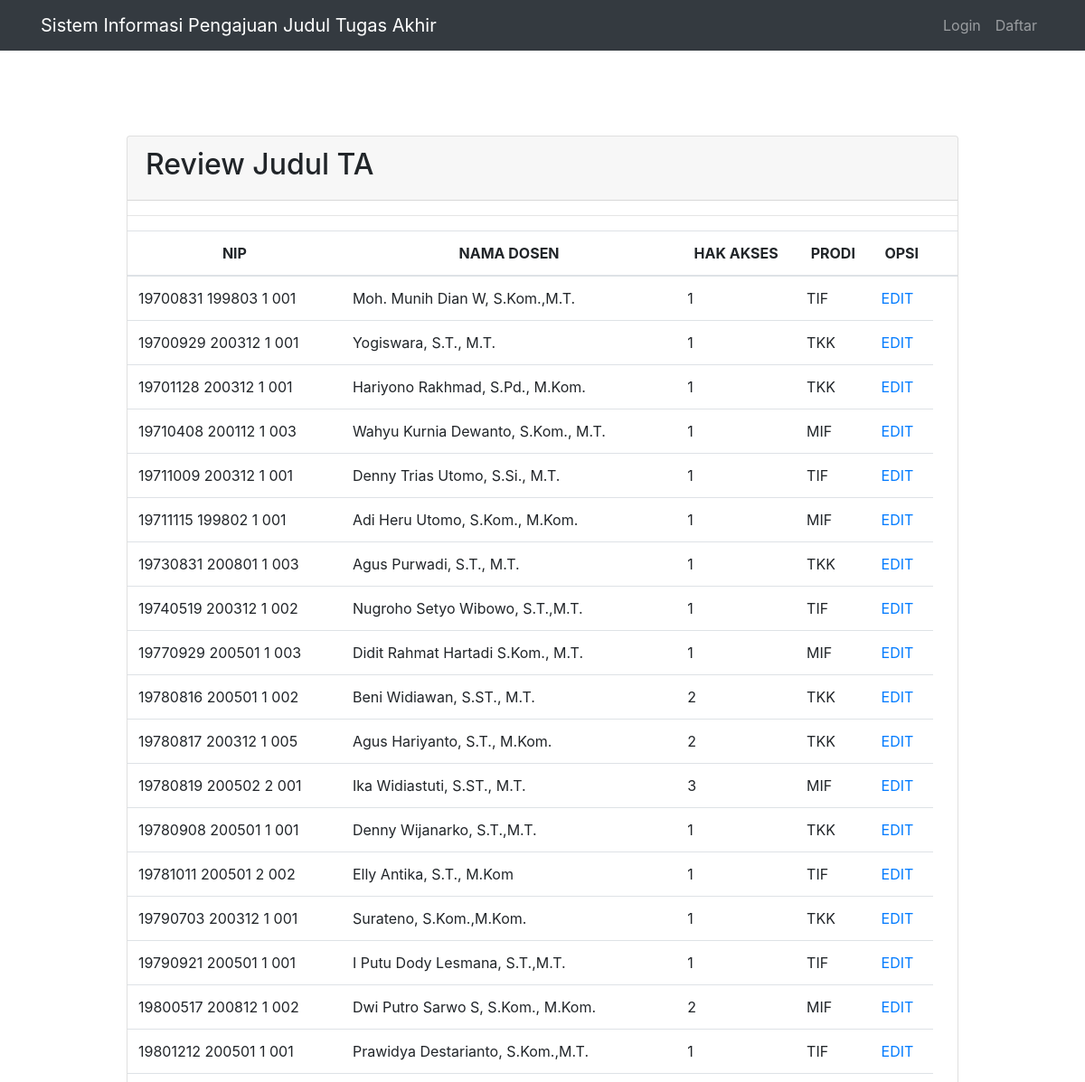
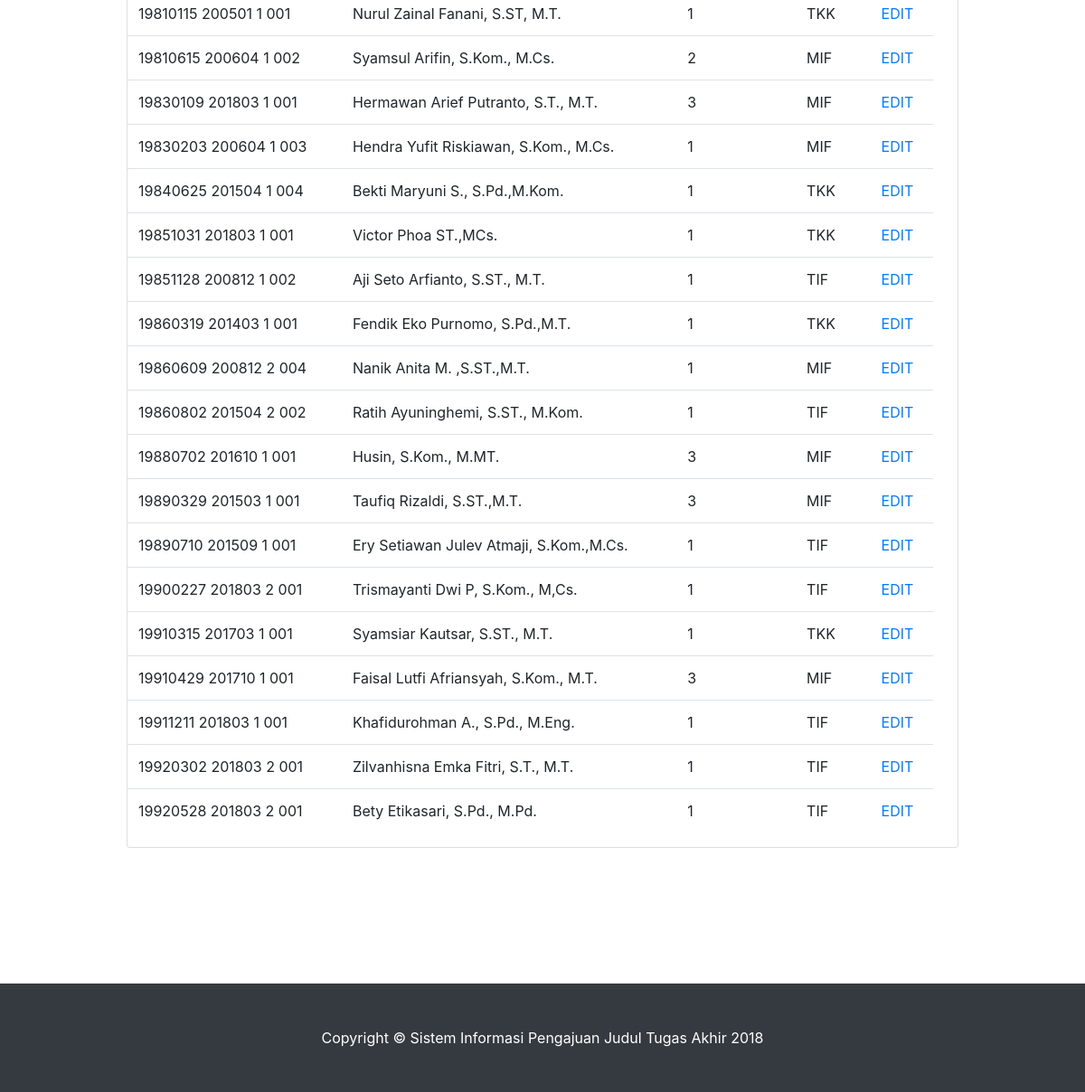
The app's page /index.php/koor_hakses with its own data (2 pictures, top to bottom).
### tables this page shows
CREATE TABLE `data_dosen` (
  `nip` varchar(30) NOT NULL,
  `nama_dosen` char(100) NOT NULL,
  `hak_akses` enum('1','2','3') NOT NULL,
  `password` varchar(15) NOT NULL,
  `prodi` char(3) NOT NULL,
  `no_hp` varchar(50) NOT NULL
);

### application/controllers/koor_hakses.php (called while the page is built, shortened)
<?php
class koor_hakses extends CI_Controller{
    function index(){
    	$this->load->view("header");
        $this->load->model("koor_model");
        $data['review'] = $this->koor_model->list_review()->result();
        $data['r'] = $this->koor_model->list_review()->row_array();
        $this->load->view('tampilan_koor',$data);
        $this->load->view("footer");
    }
}
?>

### index.php (called while the page is built, shortened)
<?php
require_once BASEPATH.'core/CodeIgniter.php';

### application/models/koor_model.php (called while the page is built, shortened)
<?php
class koor_model extends CI_Model{
    function list_review(){
        $review = $this->db->get('data_dosen');
        return $review;
    }
}

### application/views/tampilan_koor.php (the view)
<section id="header">
    <div class="container">
        <div class="row">
            <div class="col-lg-10 mx-auto">
                <div class="card">
                <div class="card-header">
                        <h2>Review Judul TA</h2>
                </div>
<hr>
<table class="table">
    <thead align="center">
    <tr><th>NIP</th>
        <th>NAMA DOSEN</th>
        <th>HAK AKSES</th>
        <th>PRODI</th>
        <th>OPSI</th>
        <th colspan="2"></th></tr>
    </thead>
    <tbody>
    <?php
    foreach ($review as $b){
        echo "<tr>
            <td>$b->nip</td>
            <td>$b->nama_dosen</td>
            <td>$b->hak_akses</td>
            <td>$b->prodi</td>
            <td>".anchor('kordinator/reviewer_edit/'.$b->nip,'EDIT')."</td>
            </tr>";
    }
    ?>
    </tbody>
</table>
</div>
</div>
</div>
</section>

### assets/css/scrolling-nav.css (style rules this page uses)
section { padding: 150px 0; }

### records on screen
data_dosen: nip "19700831 199803 1 001", nama_dosen "Moh. Munih Dian W, S.Kom.,M.T.", hak_akses "1", prodi "TIF", nip "EDIT"
data_dosen: nip "19700929 200312 1 001", nama_dosen "Yogiswara, S.T., M.T.", hak_akses "1", prodi "TKK", nip "EDIT"
data_dosen: nip "19701128 200312 1 001", nama_dosen "Hariyono Rakhmad, S.Pd., M.Kom.", hak_akses "1", prodi "TKK", nip "EDIT"
data_dosen: nip "19710408 200112 1 003", nama_dosen "Wahyu Kurnia Dewanto, S.Kom., M.T.", hak_akses "1", prodi "MIF", nip "EDIT"
data_dosen: nip "19711009 200312 1 001", nama_dosen "Denny Trias Utomo, S.Si., M.T.", hak_akses "1", prodi "TIF", nip "EDIT"
data_dosen: nip "19711115 199802 1 001", nama_dosen "Adi Heru Utomo, S.Kom., M.Kom.", hak_akses "1", prodi "MIF", nip "EDIT"
data_dosen: nip "19730831 200801 1 003", nama_dosen "Agus Purwadi, S.T., M.T.", hak_akses "1", prodi "TKK", nip "EDIT"
data_dosen: nip "19740519 200312 1 002", nama_dosen "Nugroho Setyo Wibowo, S.T.,M.T.", hak_akses "1", prodi "TIF", nip "EDIT"
data_dosen: nip "19770929 200501 1 003", nama_dosen "Didit Rahmat Hartadi S.Kom., M.T.", hak_akses "1", prodi "MIF", nip "EDIT"
data_dosen: nip "19780816 200501 1 002", nama_dosen "Beni Widiawan, S.ST., M.T.", hak_akses "2", prodi "TKK", nip "EDIT"
data_dosen: nip "19780817 200312 1 005", nama_dosen "Agus Hariyanto, S.T., M.Kom.", hak_akses "2", prodi "TKK", nip "EDIT"
data_dosen: nip "19780819 200502 2 001", nama_dosen "Ika Widiastuti, S.ST., M.T.", hak_akses "3", prodi "MIF", nip "EDIT"
data_dosen: nip "19780908 200501 1 001", nama_dosen "Denny Wijanarko, S.T.,M.T.", hak_akses "1", prodi "TKK", nip "EDIT"
data_dosen: nip "19781011 200501 2 002", nama_dosen "Elly Antika, S.T., M.Kom", hak_akses "1", prodi "TIF", nip "EDIT"
data_dosen: nip "19790703 200312 1 001", nama_dosen "Surateno, S.Kom.,M.Kom.", hak_akses "1", prodi "TKK", nip "EDIT"
data_dosen: nip "19790921 200501 1 001", nama_dosen "I Putu Dody Lesmana, S.T.,M.T.", hak_akses "1", prodi "TIF", nip "EDIT"
data_dosen: nip "19800517 200812 1 002", nama_dosen "Dwi Putro Sarwo S, S.Kom., M.Kom.", hak_akses "2", prodi "MIF", nip "EDIT"
data_dosen: nip "19801212 200501 1 001", nama_dosen "Prawidya Destarianto, S.Kom.,M.T.", hak_akses "1", prodi "TIF", nip "EDIT"
data_dosen: nip "19810115 200501 1 001", nama_dosen "Nurul Zainal Fanani, S.ST, M.T.", hak_akses "1", prodi "TKK", nip "EDIT"
data_dosen: nip "19810615 200604 1 002", nama_dosen "Syamsul Arifin, S.Kom., M.Cs.", hak_akses "2", prodi "MIF", nip "EDIT"
data_dosen: nip "19830109 201803 1 001", nama_dosen "Hermawan Arief Putranto, S.T., M.T.", hak_akses "3", prodi "MIF", nip "EDIT"
data_dosen: nip "19830203 200604 1 003", nama_dosen "Hendra Yufit Riskiawan, S.Kom., M.Cs.", hak_akses "1", prodi "MIF", nip "EDIT"
data_dosen: nip "19840625 201504 1 004", nama_dosen "Bekti Maryuni S., S.Pd.,M.Kom.", hak_akses "1", prodi "TKK", nip "EDIT"
data_dosen: nip "19851031 201803 1 001", nama_dosen "Victor Phoa ST.,MCs.", hak_akses "1", prodi "TKK", nip "EDIT"
data_dosen: nip "19851128 200812 1 002", nama_dosen "Aji Seto Arfianto, S.ST., M.T.", hak_akses "1", prodi "TIF", nip "EDIT"
data_dosen: nip "19860319 201403 1 001", nama_dosen "Fendik Eko Purnomo, S.Pd.,M.T.", hak_akses "1", prodi "TKK", nip "EDIT"
data_dosen: nip "19860609 200812 2 004", nama_dosen "Nanik Anita M. ,S.ST.,M.T.", hak_akses "1", prodi "MIF", nip "EDIT"
data_dosen: nip "19860802 201504 2 002", nama_dosen "Ratih Ayuninghemi, S.ST., M.Kom.", hak_akses "1", prodi "TIF", nip "EDIT"
data_dosen: nip "19880702 201610 1 001", nama_dosen "Husin, S.Kom., M.MT.", hak_akses "3", prodi "MIF", nip "EDIT"
data_dosen: nip "19890329 201503 1 001", nama_dosen "Taufiq Rizaldi, S.ST.,M.T.", hak_akses "3", prodi "MIF", nip "EDIT"
data_dosen: nip "19890710 201509 1 001", nama_dosen "Ery Setiawan Julev Atmaji, S.Kom.,M.Cs.", hak_akses "1", prodi "TIF", nip "EDIT"
data_dosen: nip "19900227 201803 2 001", nama_dosen "Trismayanti Dwi P, S.Kom., M,Cs.", hak_akses "1", prodi "TIF", nip "EDIT"
data_dosen: nip "19910315 201703 1 001", nama_dosen "Syamsiar Kautsar, S.ST., M.T.", hak_akses "1", prodi "TKK", nip "EDIT"
data_dosen: nip "19910429 201710 1 001", nama_dosen "Faisal Lutfi Afriansyah, S.Kom., M.T.", hak_akses "3", prodi "MIF", nip "EDIT"
data_dosen: nip "19911211 201803 1 001", nama_dosen "Khafidurohman A., S.Pd., M.Eng.", hak_akses "1", prodi "TIF", nip "EDIT"
data_dosen: nip "19920302 201803 2 001", nama_dosen "Zilvanhisna Emka Fitri, S.T., M.T.", hak_akses "1", prodi "TIF", nip "EDIT"
data_dosen: nip "19920528 201803 2 001", nama_dosen "Bety Etikasari, S.Pd., M.Pd.", hak_akses "1", prodi "TIF", nip "EDIT"
